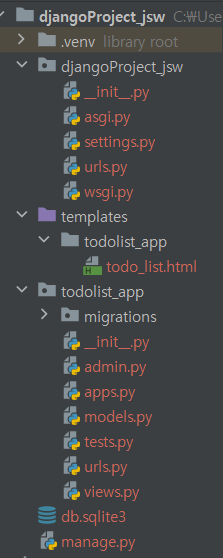
#> input picture test1.png, 223 x 558 px; its folder holds only this picture in this run
$ python -i text_crop.py   (imports and definitions only)
#> lines starting #> are read from the running program, lines starting #| are printed output that depends on the picture; after the words box and inside, x2 and y2 are one past the last pixel; in counts of white or black regions, pixels touching at a corner belong together
#> further down, picture is the input picture: shape (558, 223, 3); mean B, G, R 70.3, 69.6, 68.8
'''
Written by 정다훈 in 2025-04-12

이전의 contour 병합 로직을 개선하여 bounding box 병합 로직으로 전환합니다.

새로운 로직:

1. 각 contour를 cv2.boundingRect() 함수를 사용하여 바운딩 박스로 변환합니다. 변환된 bounding box의 x, y, w, h와 중심 좌표인 x_center, y_center를 계산하여 저장합니다.
2. 다음 세 가지 경우의 유클리드 거리를 계산하여, 하나라도 임계값 30 이하인 경우 bounding box를 병합합니다.

첫 번째 bb - 두 번째 bb
(x, y) - (x_center, y_center)
(x_center, y_center) - (x_center, y_center)
(x+w, y+h) - (x_center, y_center)

bounding box 병합 방법:
	• 두 bb의 x와 x+w를 비교하여, 더 작은 x 값을 병합된 bb의 x로, 더 큰 x+w 값을 병합된 bb의 x+w로 설정합니다. 병합된 bb는 x, y, w, h 값만 저장합니다.
	• 마찬가지로 두 bb의 y와 y+h를 비교하여, 더 작은 y 값을 병합된 bb의 y로, 더 큰 y+h 값을 병합된 bb의 y+h로 설정합니다.
	• 병합된 bb의 w는 (x+w) - x, h는 (y+h) - y로 계산합니다.
	• 최종적으로 병합된 bounding box는 두 box의 전체 영역을 포함하는 가장 외곽의 사각형이 됩니다.
'''

import cv2
import numpy as np
import os

# INTER_LINEAR이 없으면 대체값 직접 설정 (보통 1)
if not hasattr(cv2, 'INTER_LINEAR'):
    cv2.INTER_LINEAR = 1

# 새로운 병합 로직 함수
# [45 lines left out: function merge_contours_v2, not called in this run]

# 이미지 전처리 및 윤곽선 찾기
def preprocess_image_and_find_contours(img):
    # 그레이스케일로 변환
    gray = cv2.cvtColor(img, cv2.COLOR_BGR2GRAY)
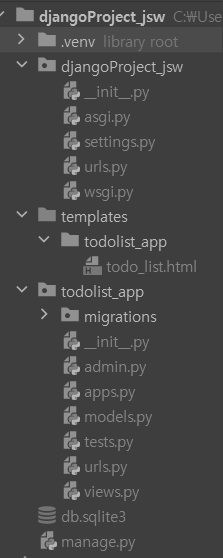
#> gray: shape (558, 223); min 50, max 187, mean 69.2

    # 블러 적용
    blurred = cv2.GaussianBlur(gray, (3, 3), 0)
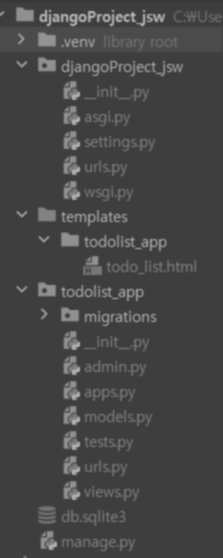
#> blurred: shape (558, 223); min 56, max 179, mean 69.2

    # 이진화
    thresh = cv2.adaptiveThreshold(blurred, 255, cv2.ADAPTIVE_THRESH_GAUSSIAN_C,
                                    cv2.THRESH_BINARY_INV, 9, 2)
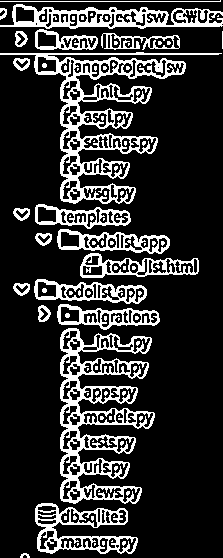
#> thresh: shape (558, 223); 19.2% white; 104 white regions (81 under 20 px)

    # 윤곽선 찾기
    contours, _ = cv2.findContours(thresh, cv2.RETR_EXTERNAL, cv2.CHAIN_APPROX_SIMPLE)
#> contours = 22 contours, 4 with area under 20; largest, box (x1, y1, x2, y2) and area: (0, 52, 222, 204) 8945, (60, 328, 155, 504) 8904, (0, 4, 223, 29) 3416, (35, 503, 138, 554) 3006, (80, 253, 199, 278) 1812
    return contours


# prepare_image 함수는 주어진 이미지 경로에서 이미지를 읽고, 출력 디렉토리를 생성하는 역할을 합니다.
# [89 lines left out: functions prepare_image, process_images_in_directory, not called in this run]

# [5 lines not run here, left out]

>>> import cv2
>>> picture = cv2.imread('../../../../test1.png')
>>> result = preprocess_image_and_find_contours(picture)
#> result has the same summary as contours in preprocess_image_and_find_contours
